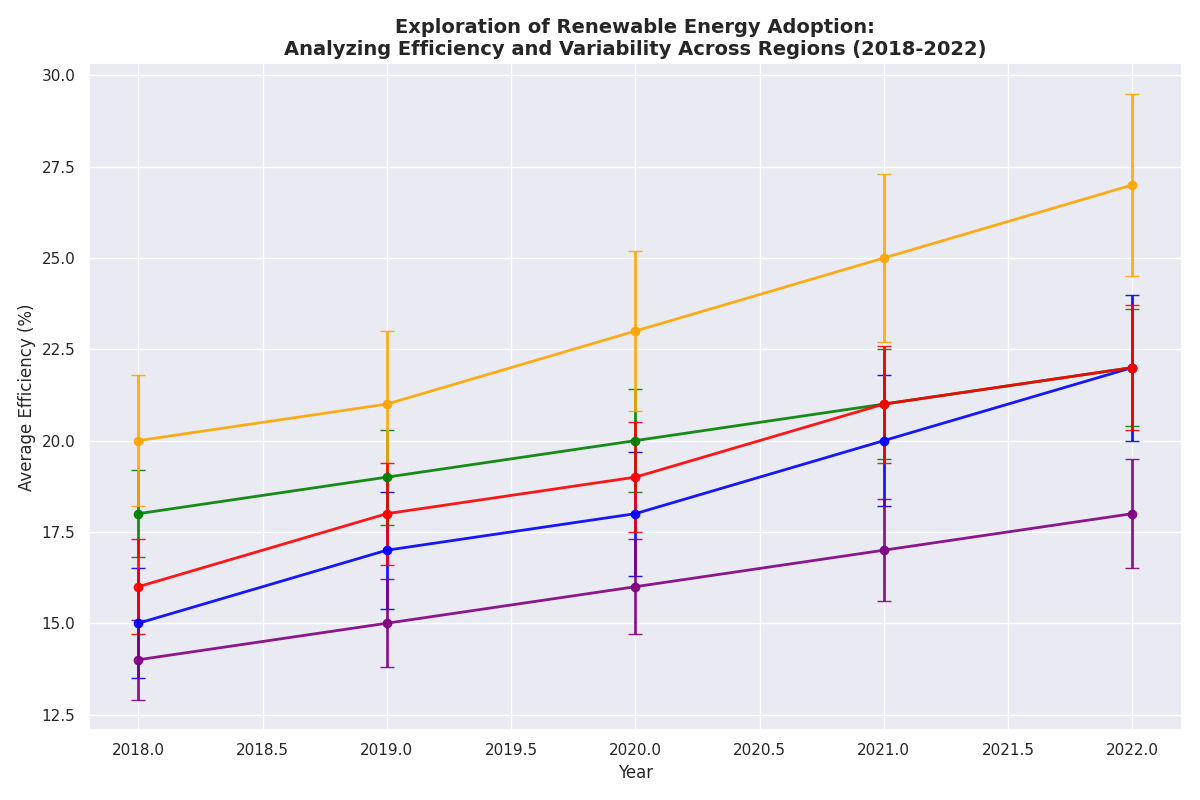

Reproduce this figure in Python.
import matplotlib.pyplot as plt
import numpy as np

years = np.array([2018, 2019, 2020, 2021, 2022])

regions = ["Northern Region", "Coastal Region", "Desert Region", "Urban Region", "Mountain Region"]

efficiency = np.array([
    [15, 17, 18, 20, 22], 
    [18, 19, 20, 21, 22], 
    [20, 21, 23, 25, 27], 
    [16, 18, 19, 21, 22], 
    [14, 15, 16, 17, 18]   
])

variability = np.array([
    [1.5, 1.6, 1.7, 1.8, 2.0],
    [1.2, 1.3, 1.4, 1.5, 1.6],
    [1.8, 2.0, 2.2, 2.3, 2.5],
    [1.3, 1.4, 1.5, 1.6, 1.7],
    [1.1, 1.2, 1.3, 1.4, 1.5]  
])

fig, ax = plt.subplots(figsize=(12, 8))

colors = ['blue', 'green', 'orange', 'red', 'purple']

for i in range(len(regions)):
    ax.errorbar(
        years, efficiency[i], yerr=variability[i], 
        fmt='-o', color=colors[i], capsize=5, linewidth=2, markersize=6, alpha=0.9
    )

ax.set_title('Exploration of Renewable Energy Adoption:\n'
             'Analyzing Efficiency and Variability Across Regions (2018-2022)', 
             fontsize=14, fontweight='bold')
ax.set_xlabel('Year', fontsize=12)
ax.set_ylabel('Average Efficiency (%)', fontsize=12)

plt.tight_layout()
plt.show()
